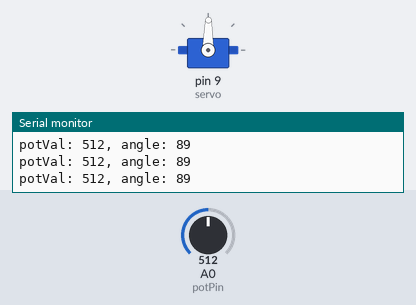
This sketch was run on a simulated Arduino Uno, built with avr-gcc and run on an emulated ATmega328P. Parts: servo, the last lines printed to the serial monitor. The test bench sets the inputs (shaded band); at power-on: A0 (potPin) = 512.

Above: at 1.2 s.
1.3 s: A0 (potPin) set to 562
At 2.0 s:
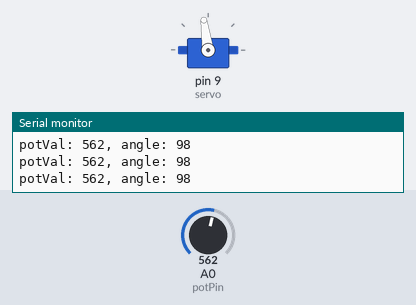
4.3 s: A0 (potPin) set to 582
At 5.3 s:
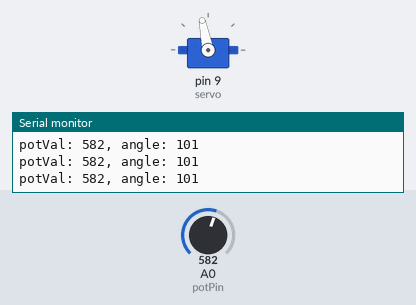
5.8 s: A0 (potPin) set to 306
At 6.7 s:
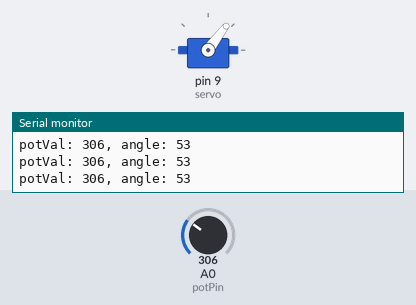
7.3 s: A0 (potPin) set to 716
At 7.8 s:
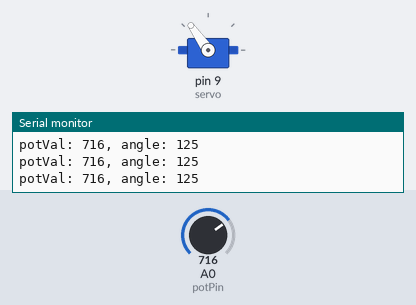
8.8 s: A0 (potPin) set to 0
At 9.3 s:
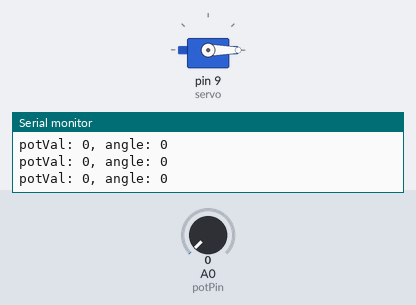
10.3 s: A0 (potPin) set to 8
At 10.7 s:
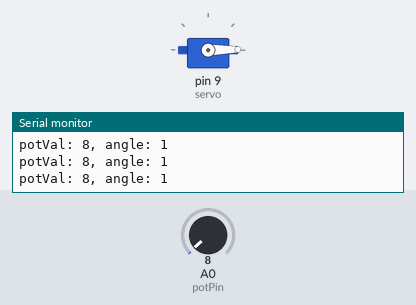
13.3 s: A0 (potPin) set to 11
Timing chart, 0 to 16.3 s (numbered marks = the images above; inputs shaded):
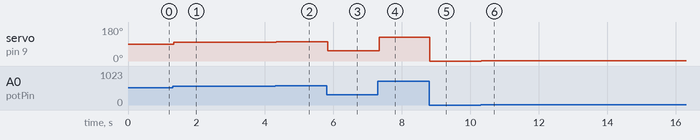

The sketch:

Project_05_Mood-Cue.ino
```cpp
#include <Servo.h>
Servo servo;
int const potPin = A0;
int potVal;
int angle;

void setup() {
  servo.attach(9); //Servo is on Pin 9
  Serial.begin(9600);
}

void loop() {
  potVal = analogRead(potPin); //Read the potentiometer value
  Serial.print("potVal: ");
  Serial.print(potVal);
  angle = map(potVal, 0, 1023, 0, 179); //The potentiometer values range from 0 to 1023 while the servo can only turn 0-180 degrees
  Serial.print(", angle: ");
  Serial.println(angle);
  servo.write(angle); //Write the new angle value to the servo
  delay(15); //Add delay so the servo has time to turn
}
```

Measured:
- after the input at 1.3 s, servo on pin 9 (servo): 89° → 98° at once
- after the input at 4.3 s, servo on pin 9 (servo): 98° → 101° at once
- after the input at 5.8 s, servo on pin 9 (servo): 101° → 53° at once
- after the input at 7.3 s, servo on pin 9 (servo): 53° → 125° at once
- after the input at 8.8 s, servo on pin 9 (servo): 125° → 0° at once
- after the input at 10.3 s, servo on pin 9 (servo): 0° → 1° at once
